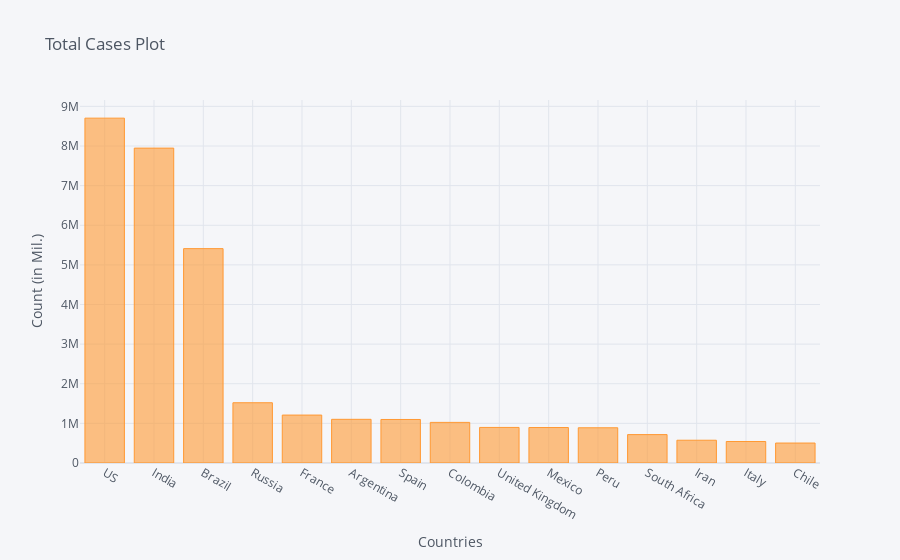

Notebook code for this chart:
### Code cell
corona_dframe_agg_plot.iplot(kind='bar', x='Country/Region', y='10/26/20',
                             title='Total Cases Plot',xTitle='Countries',yTitle='Count (in Mil.)')

### Figure 1 — Plotly figure (JSON) as saved in the notebook; plotly's stock layout.template omitted (floating-point values rounded to 4 significant figures)
{"data": [{"marker": {"color": "rgba(255, 153, 51, 0.6)", "line": {"color": "rgba(255, 153, 51, 1.0)", "width": 1}}, "name": "10/26/20", "orientation": "v", "text": "", "type": "bar", "x": ["US", "India", "Brazil", "Russia", "France", "Argentina", "Spain", "Colombia", "United Kingdom", "Mexico", "Peru", "South Africa", "Iran", "Italy", "Chile"], "y": [8702750, 7946429, 5409854, 1520800, 1209651, 1102301, 1098320, 1025052, 897740, 895326, 888715, 716759, 574856, 542789, 503598]}], "layout": {"legend": {"bgcolor": "#F5F6F9", "font": {"color": "#4D5663"}}, "paper_bgcolor": "#F5F6F9", "plot_bgcolor": "#F5F6F9", "title": {"font": {"color": "#4D5663"}, "text": "Total Cases Plot"}, "xaxis": {"gridcolor": "#E1E5ED", "showgrid": true, "tickfont": {"color": "#4D5663"}, "title": {"font": {"color": "#4D5663"}, "text": "Countries"}, "zerolinecolor": "#E1E5ED"}, "yaxis": {"gridcolor": "#E1E5ED", "showgrid": true, "tickfont": {"color": "#4D5663"}, "title": {"font": {"color": "#4D5663"}, "text": "Count (in Mil.)"}, "zerolinecolor": "#E1E5ED"}}}
